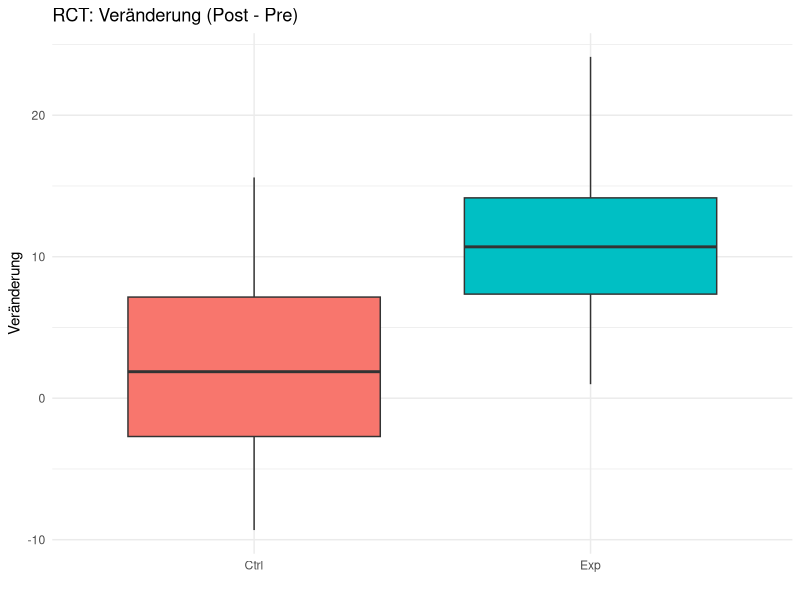
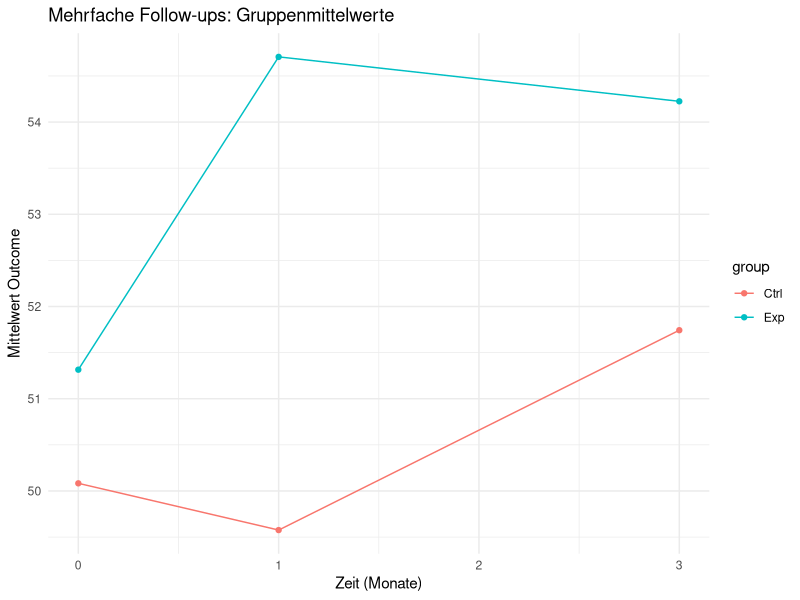
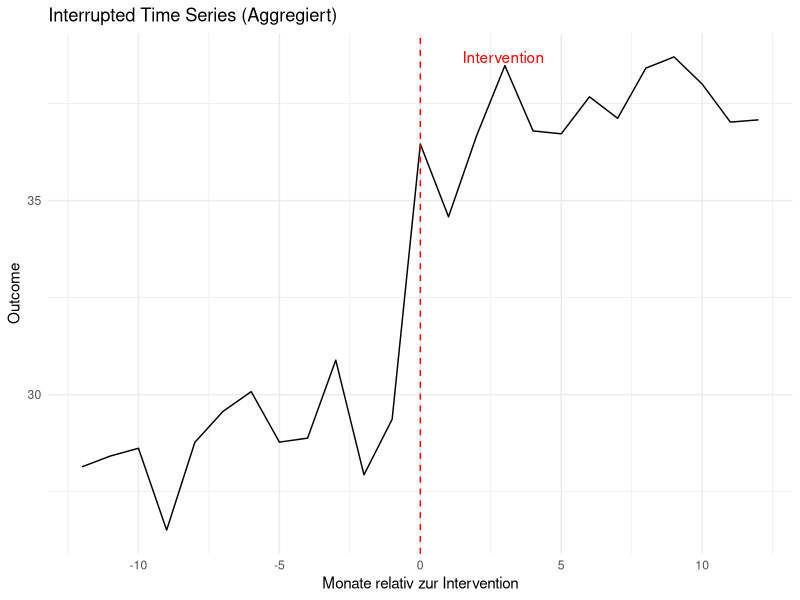

These figures' R source, in order:
## ---- chunk 1
# Simulations‑Beispiele für typische Messschemata
set.seed(123)
library(dplyr)
library(tidyr)
library(ggplot2)

# 1) RCT Pre-Post (Boxplot der Veränderungen)
n_per_group <- 40
true_effect <- 8
maturation <- 3

rct <- tibble(
  id = 1:(2*n_per_group),
  group = rep(c("Exp","Ctrl"), each = n_per_group),
  pre = rnorm(2*n_per_group, mean = 50, sd = 10)
) %>%
  mutate(
    post = pre + maturation + ifelse(group=="Exp", true_effect, 0) + rnorm(2*n_per_group, 0, 6),
    change = post - pre
  )

rct_plot <- ggplot(rct, aes(x = group, y = change, fill = group)) +
  geom_boxplot() +
  labs(title = "RCT: Veränderung (Post - Pre)", y = "Veränderung", x = "") +
  theme_minimal() +
  theme(legend.position = "none")

# 2) Mehrfache Follow-ups (Trajektorien, Gruppenmittelwerte)
ids <- 1:100
multi <- expand.grid(id = ids, time = c(0, 1, 3)) %>%
  as_tibble() %>%
  mutate(
    group = ifelse(id <= 50, "Exp", "Ctrl"),
    baseline = rnorm(n(), 50, 8),
    # Effekt baut über Zeit auf: time = months since baseline
    effect = ifelse(group=="Exp", 0.0 + 4 * (time>0) + 2 * (time>=3), 0),
    y = baseline + effect + rnorm(n(), 0, 5)
  )

multi_summary <- multi %>%
  group_by(group, time) %>%
  summarize(mean_y = mean(y), .groups = "drop")

multi_plot <- ggplot(multi_summary, aes(x = time, y = mean_y, color = group)) +
  geom_line() + geom_point() +
  labs(title = "Mehrfache Follow-ups: Gruppenmittelwerte", x = "Zeit (Monate)", y = "Mittelwert Outcome") +
  theme_minimal()

# 3) Interrupted Time Series (Aggregierte Zeitreihe)
times <- seq(-12, 12) # Monate, intervention bei 0
its_df <- tibble(
  time = times,
  baseline_trend = 0.2 * time,
  intervention_level = ifelse(time >= 0, 6, 0),
  noise = rnorm(length(times), 0, 1)
) %>%
  mutate(y = 30 + baseline_trend + intervention_level + noise)

its_plot <- ggplot(its_df, aes(x = time, y = y)) +
  geom_line() +
  geom_vline(xintercept = 0, linetype = "dashed", color = "red") +
  annotate("text", x = 1.5, y = max(its_df$y), label = "Intervention", color = "red", hjust = 0) +
  labs(title = "Interrupted Time Series (Aggregiert)", x = "Monate relativ zur Intervention", y = "Outcome") +
  theme_minimal()

# Rückgabe: nützliche Plot‑Objekte für das Quarto‑Dokument
list(rct_plot = rct_plot, multi_plot = multi_plot, its_plot = its_plot)
